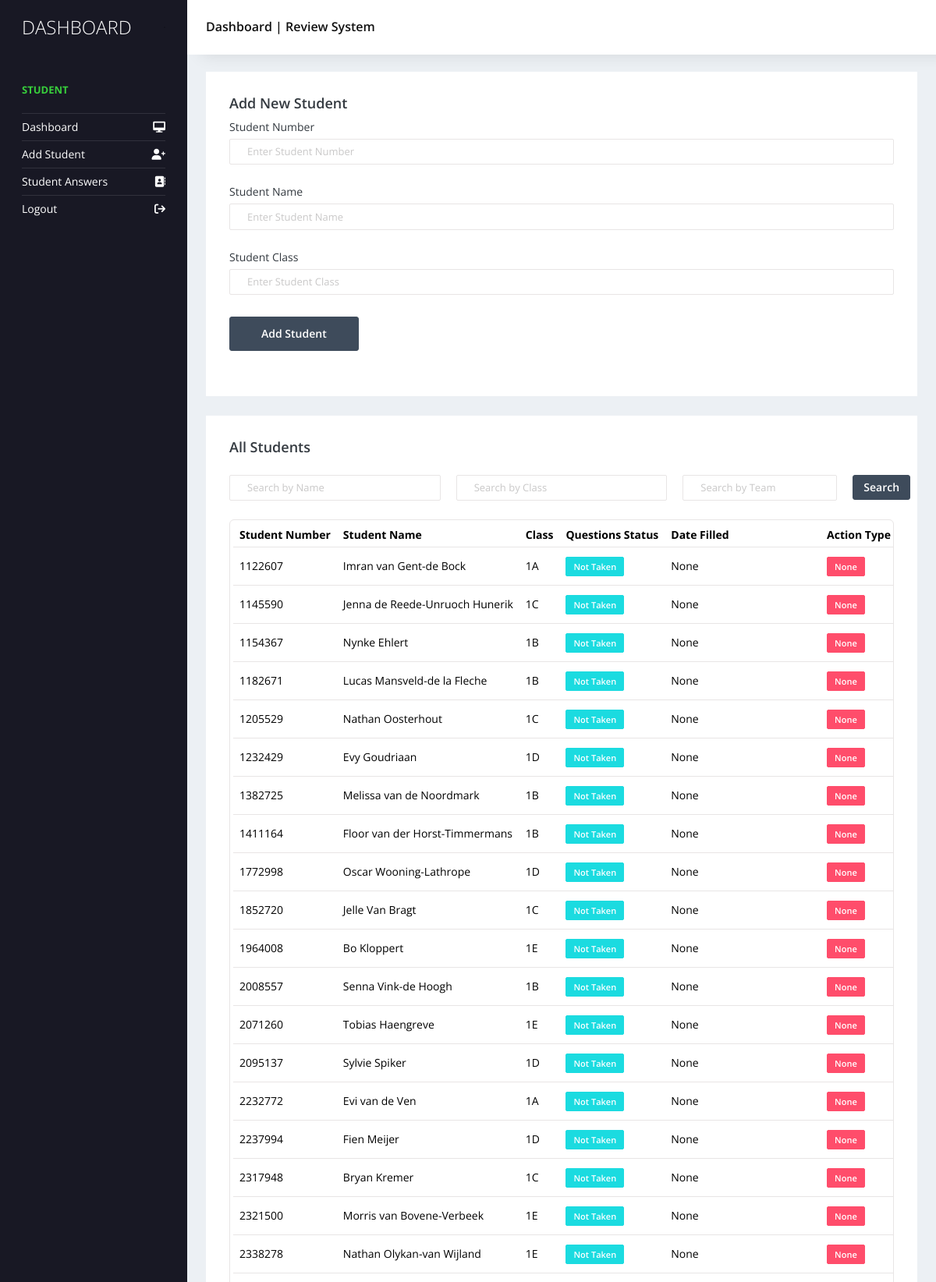
The app's page /add_student (upper part) with its own data.
### statement_system/models.py (models this page shows)
class Students(db.Model):
    __tablename__ = 'students'
    student_number = db.Column(db.Integer, primary_key=True, autoincrement=True)
    student_name = db.Column(db.Text, nullable=False)
    student_class = db.Column(db.Text, nullable=False)
    question_status = db.Column(db.Text, nullable=False, default="Not Submitted")
    date_filled = db.Column(db.DateTime, nullable=False, default=datetime.utcnow)
    action_type = db.Column(db.Text, nullable=False, default="None")
    team = db.Column(db.Text, nullable=True)

### statement_system/routes.py (the view, shortened to what this page needs)
@app.route('/add_student', methods=['GET', 'POST'])
def add_student():
    all_students = Students.query.all()
    latest_timestamps = {}
    for student in all_students:
        latest_answer = StudentAnswers.query.filter_by(student_number=student.student_number).order_by(
            StudentAnswers.timestamp.desc()).first()
        latest_timestamps[student.student_number] = latest_answer.timestamp if latest_answer else None
    for student in all_students:
        question_count = StudentAnswers.query.filter_by(student_number=student.student_number).count()
        student.question_count = question_count
        if question_count == 0:
            student.action_type = "None"
        else:
            query = text('''
                SELECT sa.student_number, st.choice_result AS answer_result
                FROM student_answers sa
                INNER JOIN statements st ON sa.statement_number = st.statement_number
            ''')
            student_answers = db.session.execute(query)
            all_student_answers = [
                {
                    'student_number': row[0],
                    'answer_result': row[1]
                }
                for row in student_answers
            ]
            print([student_answer['answer_result'] for student_answer in all_student_answers])
        if question_count == 0:
            student.question_status = "Not Taken"
        elif question_count == 20:
            student.question_status = "Completed"
        else:
            student.question_status = "Partial"
    return render_template('add_student.html', all_students=all_students, latest_timestamps=latest_timestamps)

### statement_system/templates/add_student.html (shortened to what this page needs)
<!DOCTYPE html>
<html lang="en">
<head>
    <link rel="stylesheet" href="https://cdnjs.cloudflare.com/ajax/libs/font-awesome/6.0.0-beta3/css/all.min.css">
    <link rel="stylesheet" href="https://stackpath.bootstrapcdn.com/bootstrap/4.5.2/css/bootstrap.min.css">
    <link rel="stylesheet" href="static/assets/css/vertical-light-layout/style.css">
</head>
<body>
<nav class="navbar default-layout-navbar col-lg-12 col-12 p-0 fixed-top d-flex flex-row">
    <div class="text-center navbar-brand-wrapper d-flex align-items-center justify-content-center">
        <a class="navbar-brand brand-logo" style="color: white" href="{{ url_for('teacher_dashboard') }}">DASHBOARD
        </a>
        <button class="navbar-toggler navbar-toggler align-self-center" type="button" data-toggle="minimize">
        </button>
    </div>
    <div class="navbar-menu-wrapper d-flex align-items-center">
        <h5 class="mb-0 font-weight-medium d-none d-lg-flex">Dashboard | Review System </h5>
    </div>
</nav>
<div class="container-fluid page-body-wrapper">
    <nav class="sidebar sidebar-off-canvas" id="sidebar">
        <ul class="nav">
            <li class="nav-item nav-profile">
                <a href="#" class="nav-link">
                </a>
            </li>
            <li class="nav-item nav-category">
                <span class="nav-link">Student</span>
            </li>
            <li class="nav-item">
                <a class="nav-link" href="{{ url_for('teacher_dashboard') }}">
                    <span class="menu-title">Dashboard</span>
                    <i class="fa fa-desktop"></i>
                </a>
            </li>
            <li class="nav-item">
                <a class="nav-link" href="{{ url_for('add_student') }}">
                    <span class="menu-title">Add Student</span>
                    <i class="fa fa-user-plus"></i>
                </a>
            </li>
            <li class="nav-item">
                <a class="nav-link" href="{{ url_for('student_answers') }}">
                    <span class="menu-title">Student Answers</span>
                    <i class="fa fa-address-book"></i>
                </a>
            </li>
            <li class="nav-item">
                <a class="nav-link" href="{{ url_for('logout') }}">
                    <span class="menu-title">Logout</span>
                    <i class="fa fa-sign-out"></i>
                </a>
            </li>
        </ul>
    </nav>
    <div class="main-panel">
        <div class="content-wrapper">
            <div class="row">
                <div class="col-md-12 grid-margin stretch-card">
                    <div class="card">
                        <div class="card-body">
                            <h4 class="card-title">Add New Student</h4>
                            <form method="POST" action="{{ url_for('add_student') }}">
                                <div class="form-group">
                                    <label for="student_number">Student Number</label>
                                    <input type="text" id="student_number" name="student_number"
                                           class="form-control"
                                           placeholder="Enter Student Number" required>
                                </div>
                                <div class="form-group">
                                    <label for="student_name">Student Name</label>
                                    <input type="text" id="student_name" name="student_name" class="form-control"
                                           placeholder="Enter Student Name" required>
                                </div>
                                <div class="form-group">
                                    <label for="student_class">Student Class</label>
                                    <input type="text" id="student_class" name="student_class" class="form-control"
                                           placeholder="Enter Student Class" required>
                                </div>
                                <div class="form-group">
                                    <button type="submit" class="btn btn-dark">Add Student</button>
                                </div>
                            </form>
                        </div>
                    </div>
                </div>
            </div>
            <div class="row">
                <div class="col-md-12 grid-margin stretch-card">
                    <div class="card">
                        <div class="card-body">
                            <div class="d-sm-flex align-items-center mb-4">
                                <h4 class="card-title mb-sm-0">All Students</h4>
                            </div>
                            <form id="search-form">
                                <div class="row mb-3">
                                    <div class="col-sm-4 mb-2">
                                        <input type="text" class="form-control" placeholder="Search by Name"
                                               id="search-name-input" name="search_name">
                                    </div>
                                    <div class="col-sm-4 mb-2">
                                        <input type="text" class="form-control" placeholder="Search by Class"
                                               id="search-class-input" name="search_class">
                                    </div>
                                    <div class="col-sm-3 mb-2">
                                        <input type="text" class="form-control" placeholder="Search by Team"
                                               id="search-team-input" name="search_team">
                                    </div>
                                    <div class="col-sm-1 mb-2">
                                        <button type="submit" class="btn btn-dark btn-sm">Search</button>
                                    </div>
                                </div>
                            </form>
                            <div class="table-responsive border rounded p-1">
                                <table class="table">
                                    <thead>
                                    <tr>
                                        <th class="font-weight-bold">Student Number</th>
                                        <th class="font-weight-bold">Student Name</th>
                                        <th class="font-weight-bold">Class</th>
                                        <th class="font-weight-bold">Questions Status</th>
                                        <th class="font-weight-bold">Date Filled</th>
                                        <th class="font-weight-bold">Action Type</th>
                                    </tr>
                                    </thead>
                                    <tbody>
                                    {% for student in all_students %}
                                        <tr>
                                            <td>{{ student.student_number }}</td>
                                            <td>{{ student.student_name }}</td>
                                            <td>
                                                <span id="student_class_{{ student.id }}">{{ student.student_class }}</span>
                                            </td>
                                            <td>
                                                {% if student.question_count == 0 %}
                                                    <span class="badge badge-primary">Not Taken</span>
                                                {% elif student.question_count == 20 %}
                                                    <span class="badge badge-success">Completed</span>
                                                {% else %}
                                                    <span class="badge badge-info">Partial</span>
                                                {% endif %}
                                            </td>
                                            <td>{{ latest_timestamps[student.student_number] }}</td>
                                            <td>
                                                {% if student.action_type == 'None' %}
                                                    <span class="badge badge-danger">{{ student.action_type }}</span>
                                                {% else %}
                                                    <span class="badge badge-success">{{ student.action_type }}</span>
                                                {% endif %}
                                            </td>
                                        </tr>
                                    {% else %}
                                        <tr>
                                            <td colspan="6">No students found.</td>
                                        </tr>
                                    {% endfor %}
                                    </tbody>
                                </table>
                            </div>
                        </div>
                    </div>
                </div>
            </div>
        </div>
    </div>
</div>
</body>
</html>

### statement_system/templates/add_student.html (style rules this page uses)
.nav-link { display: flex; justify-content: space-between; }

### records on screen
Students: student_number "1122607", student_name "Imran van Gent-de Bock", student_class "1A", shows "Not Taken", student_number "None", action_type "None"
Students: student_number "1145590", student_name "Jenna de Reede-Unruoch Hunerik", student_class "1C", shows "Not Taken", student_number "None", action_type "None"
Students: student_number "1154367", student_name "Nynke Ehlert", student_class "1B", shows "Not Taken", student_number "None", action_type "None"
Students: student_number "1182671", student_name "Lucas Mansveld-de la Fleche", student_class "1B", shows "Not Taken", student_number "None", action_type "None"
Students: student_number "1205529", student_name "Nathan Oosterhout", student_class "1C", shows "Not Taken", student_number "None", action_type "None"
Students: student_number "1232429", student_name "Evy Goudriaan", student_class "1D", shows "Not Taken", student_number "None", action_type "None"
Students: student_number "1382725", student_name "Melissa van de Noordmark", student_class "1B", shows "Not Taken", student_number "None", action_type "None"
Students: student_number "1411164", student_name "Floor van der Horst-Timmermans", student_class "1B", shows "Not Taken", student_number "None", action_type "None"
Students: student_number "1772998", student_name "Oscar Wooning-Lathrope", student_class "1D", shows "Not Taken", student_number "None", action_type "None"
Students: student_number "1852720", student_name "Jelle Van Bragt", student_class "1C", shows "Not Taken", student_number "None", action_type "None"
Students: student_number "1964008", student_name "Bo Kloppert", student_class "1E", shows "Not Taken", student_number "None", action_type "None"
Students: student_number "2008557", student_name "Senna Vink-de Hoogh", student_class "1B", shows "Not Taken", student_number "None", action_type "None"
Students: student_number "2071260", student_name "Tobias Haengreve", student_class "1E", shows "Not Taken", student_number "None", action_type "None"
Students: student_number "2095137", student_name "Sylvie Spiker", student_class "1D", shows "Not Taken", student_number "None", action_type "None"
Students: student_number "2232772", student_name "Evi van de Ven", student_class "1A", shows "Not Taken", student_number "None", action_type "None"
Students: student_number "2237994", student_name "Fien Meijer", student_class "1D", shows "Not Taken", student_number "None", action_type "None"
Students: student_number "2317948", student_name "Bryan Kremer", student_class "1C", shows "Not Taken", student_number "None", action_type "None"
Students: student_number "2321500", student_name "Morris van Bovene-Verbeek", student_class "1E", shows "Not Taken", student_number "None", action_type "None"
Students: student_number "2338278", student_name "Nathan Olykan-van Wijland", student_class "1E", shows "Not Taken", student_number "None", action_type "None"
